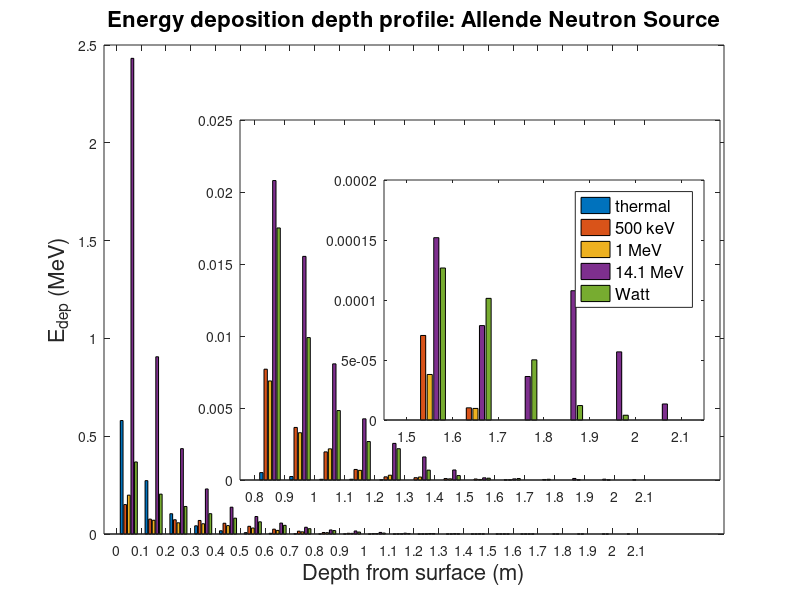
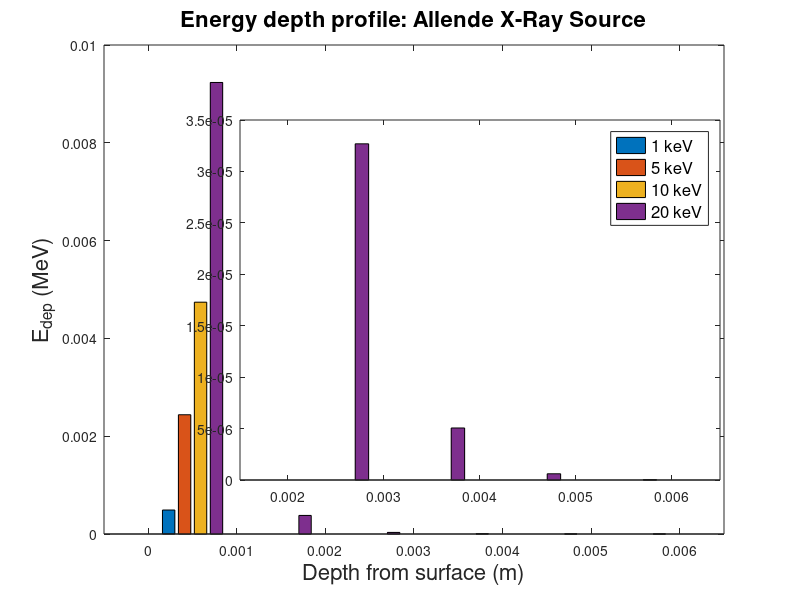
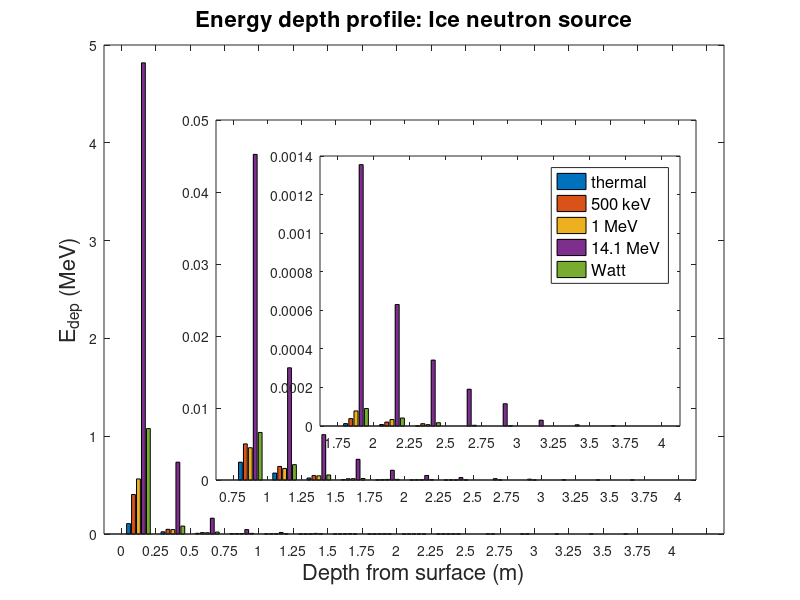
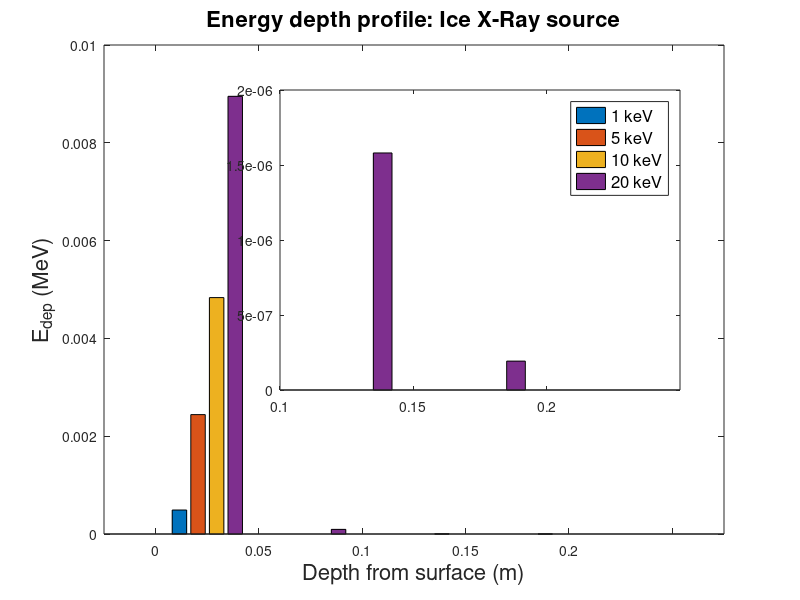

The MATLAB script that drew these images, in order:
%2d Lt Ashwin Rao
%NENG 685 Fall 18
%Energy Deposition Depth Profile Code
%%This script processes the tally data from the depth profile MCNP
%%output files
clear
%Allende neutron data block
%initializing data vectors for tallies and masses
mAn=[1.48926E+11  1.96816E+09  1.98543E+09  2.00277E+09  2.02018E+09  2.03767E+09  2.05524E+09 2.07288E+09  2.09060E+09  2.10839E+09  2.12626E+09  2.14420E+09  2.16222E+09 2.18031E+09  2.19848E+09  2.21672E+09  2.23504E+09  2.25344E+09  2.27191E+09  2.29046E+09 2.30908E+09  2.32778E+09  2.34655E+09];
mAn=fliplr(mAn);
dataAn1cm=dlmread('Allende1cmneutronDPdata.txt');
EdataAn1cm=dataAn1cm(:,1);
bardataAn1cm=zeros(23,5);
%the for loops reshape the tally data vector and multiply the cell tally
%by the mass of each cell to get Edep in each cell
for i=0:4
    bardataAn1cm(:,i+1)=flipud(EdataAn1cm(1+(23*i):23+(23*i)));
end
for i=1:23
    bardataAn1cm(i,:)=bardataAn1cm(i,:)*mAn(i);
end
%bar data for Edep in each depth bin
%the axes commands create inset plots to blow up deeper regions for view
xdepth=0:.1:2.2;
bar(bardataAn1cm)
title('Energy deposition depth profile: Allende Neutron Source','FontSize',16)
xticks(.5:1:21.5)
xticklabels(xdepth)
xlabel('Depth from surface (m)','FontSize',16)
ylabel('E_{dep} (MeV)','FontSize',16)
axes('Position',[.3 .2 .6 .6])
bar(bardataAn1cm(9:end,:))
xticks(.5:1:13.5)
xticklabels(xdepth(9:end))
axes('Position',[.48 .3 .4 .4])
bar(bardataAn1cm(16:21,:))
xticks(.5:1:9.5)
xticklabels(xdepth(16:22))
legend({'thermal','500 keV','1 MeV','14.1 MeV','Watt'},'FontSize',12)
%Allende xray data block
%initializing mass and tally vectors
mAx=[ 1.96189E+11  2.35492E+07  2.35511E+07  2.35530E+07  2.35549E+07  2.35568E+07  2.35586E+07];
mAx=fliplr(mAx);
dataAx1cm=dlmread('Allende1cmxrayDPdata.txt');
EdataAx1cm=dataAx1cm(:,1);
bardataAx1cm=zeros(6,4);
for i=0:3
    bardataAx1cm(:,i+1)=flipud(EdataAx1cm(1+(6*i):6+(6*i)));
end
for i=1:6
    bardataAx1cm(i,:)=bardataAx1cm(i,:)*mAx(i);
end
%bar graphs for Edep in each depth bin
xdepth=0:.001:.006;
figure
bar(bardataAx1cm)
xticks(.5:1:6.5)
xticklabels(xdepth)
xlabel('Depth from surface (m)','FontSize',16)
ylabel('E_{dep} (MeV)','FontSize',16)
title('Energy depth profile: Allende X-Ray Source','FontSize',16)
axes('Position',[.3 .2 .6 .6])
bar(bardataAx1cm(3:end,:))
xticks(.5:1:4.5)
xticklabels(xdepth(3:end))
legend({'1 keV','5 keV','10 keV','20 keV'},'FontSize',12)
%Ice neutron data block
%initializing mass and tally data vectors
mIn=[3.68583E+10  1.31624E+09  1.34721E+09  1.37854E+09  1.41023E+09  1.44228E+09  1.47469E+09 1.50746E+09  1.54059E+09  1.57408E+09  1.60793E+09  1.64214E+09  1.67671E+09  1.71164E+09 1.74693E+09  1.78258E+09];
mIn=fliplr(mIn);
dataIn1cm=dlmread('Ice1cmneutronDPdata.txt');
EdataIn1cm=dataIn1cm(:,1);
bardataIn1cm=zeros(16,5);
for i=0:4
    bardataIn1cm(:,i+1)=flipud(EdataIn1cm(1+(16*i):16+(16*i)));
end
for i=1:16
    bardataIn1cm(i,:)=bardataIn1cm(i,:)*mIn(i);
end
%same bar graph of Edep in each depth bin
xdepth=0:.25:4;
figure
bar(bardataIn1cm)
xticks(.5:1:17.5)
xticklabels(xdepth)
xlabel('Depth from surface (m)','FontSize',16)
ylabel('E_{dep} (MeV)','FontSize',16)
title('Energy depth profile: Ice neutron source','FontSize',16)
axes('Position',[.27 .2 .6 .6])
bar(bardataIn1cm(4:end,:))
xticks(.5:1:13.5)
xticklabels(xdepth(4:end))
axes('Position',[.4 .29 .45 .45])
bar(bardataIn1cm(8:end,:))
xticks(.5:1:11.5)
xticklabels(xdepth(8:end))
legend({'thermal','500 keV','1 MeV','14.1 MeV','Watt'},'FontSize',12)
%Ice xray data block
%initialize data vectors
mIx=[5.85886E+10  3.55081E+08  3.56513E+08  3.57948E+08  3.59385E+08];
mIx=fliplr(mIx);
dataIx1cm=dlmread('Ice1cmxrayDPdata.txt');
EdataIx1cm=dataIx1cm(:,1);
bardataIx1cm=zeros(5,4);
for i=0:3
    bardataIx1cm(:,i+1)=flipud(EdataIx1cm(1+(5*i):5+(5*i)));
end
for i=1:5
    bardataIx1cm(i,:)=bardataIx1cm(i,:)*mIx(i);
end
%bar Edep in each depth bin
xdepth=0:.05:.2;
figure
bar(bardataIx1cm)
xlabel('Depth from surface (m)','FontSize',16)
ylabel('E_{dep} (MeV)','FontSize',16)
title('Energy depth profile: Ice X-Ray source','FontSize',16)
xticks(.5:1:5.5)
xticklabels(xdepth)
axes('Position',[.35 .35 .5 .5])
bar(bardataIx1cm(3:end,:))
xticks(.5:1:2.5)
xticklabels(xdepth(3:end))
legend({'1 keV','5 keV','10 keV','20 keV'},'FontSize',12)